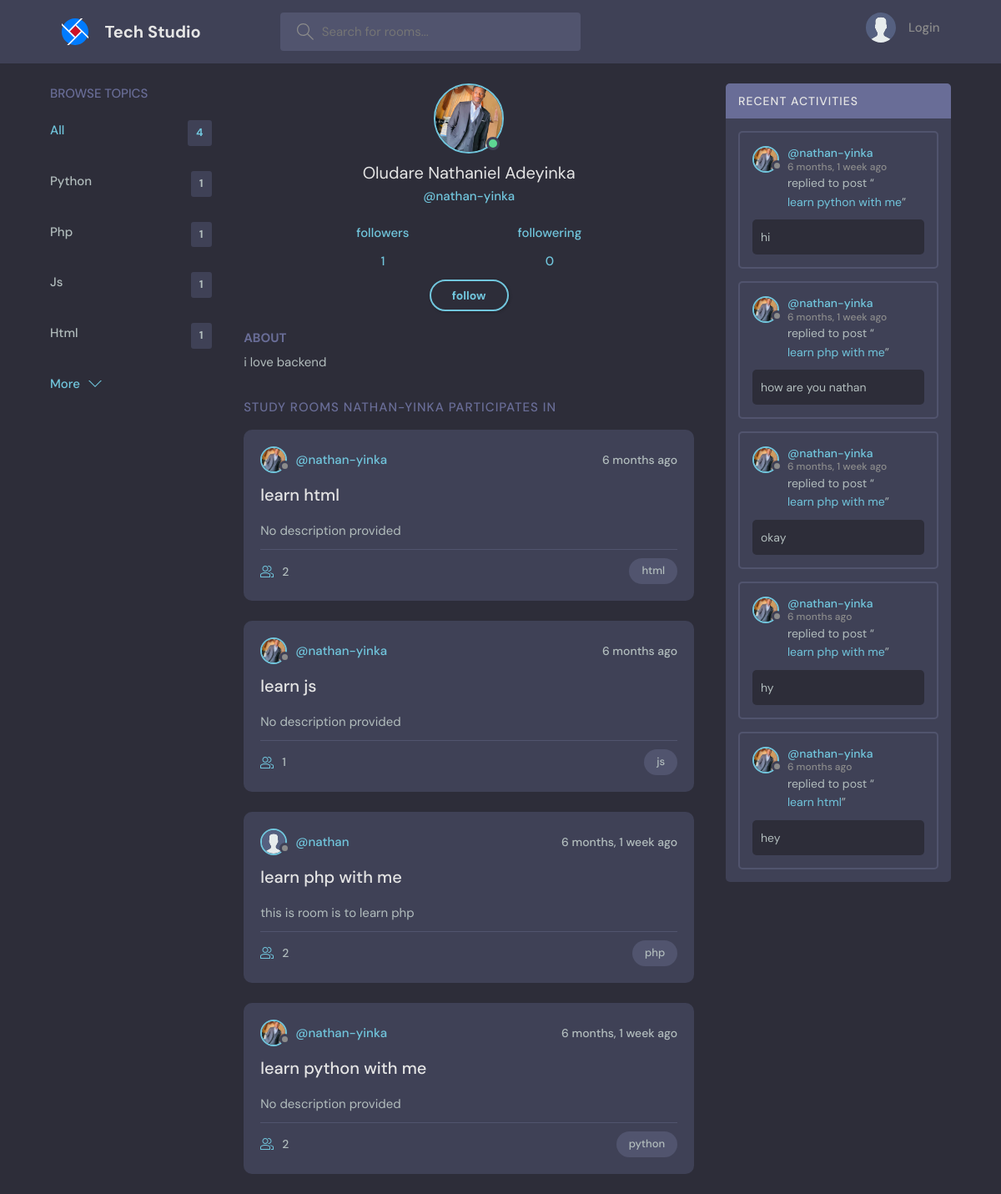
Before: /user/1/ with the older database file.
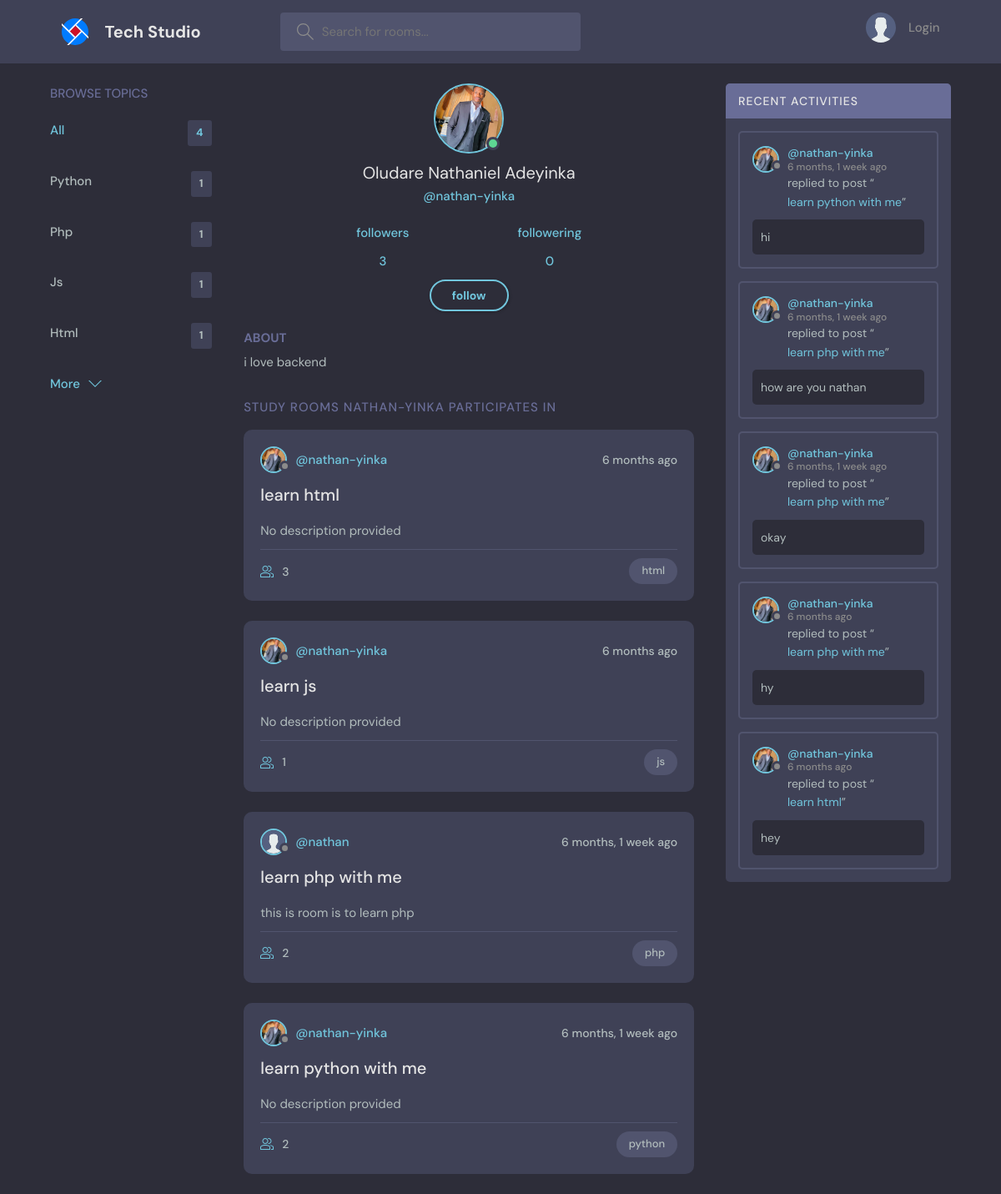
After: the same page with the newer database file.
### base/models.py (models this page shows, shortened)
class Topic(models.Model):
    name = models.CharField(max_length=200)

class User(AbstractUser):
    name = models.CharField(max_length=200, null=True)
    email = models.EmailField(unique=True, null=True)
    bio = models.TextField(null=True, blank=True)
    avatar = models.ImageField(null=True, default="https://res.cloudinary.com/dtostqvav/image/upload/v1707223140/kgeg16zar09uqry5xdh6.svg",upload_to='discord_user_dp')
    followers = models.ManyToManyField("self", symmetrical=False, related_name="users_following", blank=True)
    following = models.ManyToManyField("self", symmetrical=False, related_name="users_followed_by", blank=True)
    def __str__(self):
        return self.username

class Room(models.Model):
    host = models.ForeignKey(User,on_delete=models.SET_NULL, null= True)
    topic = models.ForeignKey(Topic, on_delete=models.SET_NULL, null= True)
    participants = models.ManyToManyField(User, related_name="participants", blank= True,)
    name = models.CharField(max_length= 250)
    description = models.TextField(null=True, blank=True)
    updated = models.DateTimeField(auto_now=True)
    created = models.DateTimeField(auto_now_add=True)
    def __str__(self):
        return self.name
    class Meta:
        ordering = ["-updated", "-created"]

class Message(models.Model):
    user = models.ForeignKey(User, on_delete=models.CASCADE)
    room = models.ForeignKey('Room', on_delete=models.CASCADE,) # CASCADE means will delete after the room has been deleted
    body = models.TextField()
    updated = models.DateTimeField(auto_now=True)
    created = models.DateTimeField(auto_now_add=True)

### base/views.py (the view)
# urls.py: path("user/<int:pk>/", views.userProfile, name = 'user'),
def userProfile(request, pk):
    user = User.objects.get(id=pk)
    is_follower = user.followers.filter(id=request.user.id).exists()
    room_messages = user.message_set.all()
    rooms = user.participants.all()
    topics = Topic.objects.all()
    total_room = Room.objects.all()
    context = {
        "room_messages":room_messages,
        "topics":topics,
        "rooms":rooms,
        "total_room":total_room,
        "user":user,
        'is_follower': is_follower
    }
    return render(request, "base/profile.html",context)

### base/templates/base/profile.html (shortened to what this page needs)
{% extends 'base.html' %}
{% block content %}
<main class="profile-page layout layout--3">
  <div class="container">
    {% include "base/topic_component.html" %}
    <div class="roomList">
      <div class="profile">
        <div class="profile__avatar">
          <div class="avatar avatar--large active">
            <img src="{{user.avatar.url}}" />
          </div>
        </div>
        <div class="profile__info">
          <h3>{{user.name}}</h3>
          <p>@{{user.username}}</p>
          <div class="follow-con">
            <div>
              <p>followers</p>
              <p>{{user.followers.count}}</p>
            </div>
            <div>
              <p>followering</p>
              <p>{{user.following.count}}</p>
            </div>
          </div>
          <div>
            {% if request.user != user %}
            {% if is_follower %}
            <a href="{% url 'unfollow' user.id %}" class="btn btn--main btn--pill">unfollow</a>
            {% else %}
            <a href="{% url 'follow' user.id %}" class="btn btn--main btn--pill">follow</a>
            {% endif %}
            {% endif%}
          </div>
        </div>
        <div class="profile__about">
          <h3>About</h3>
          <p>
            {% if user.bio %}{{user.bio}}
            {% else %}
            This person has not written anything about themselves yet!
            {% endif %}
          </p>
        </div>
      </div>
      <div class="roomList__header">
        <div>
          <h2>Study Rooms {{user.username}} participates in</h2>
        </div>
      </div>
      {% include "base/feeds_component.html" %}
    </div>
    {% include "base/activity_component.html" %}
  </div>
</main>
{% endblock content %}

### templates/base.html (shortened to what this page needs)
<!DOCTYPE html>
{% load static %}
<html lang="en">
  <head>
    <link rel="stylesheet" href="{% static 'styles/style.css' %}" />
    <link rel="stylesheet" href="{% static 'styles/base.css' %}" />
  </head>
<body>
    {% include "navbar.html" %}
    {% block content %}
    {% endblock content %}
</body>
</html>

### templates/navbar.html (shortened to what this page needs)
{% load static %}
<header class="header header--loggedIn">
    <div class="container">
      <a href="{% url 'home' %}" class="header__logo">
        <img src="{% static 'assets/tech logo.svg' %}" />
        <h1>Tech Studio</h1>
      </a>
      <form class="header__search" method="GET" action="">
        <label>
          <input placeholder="Search for rooms..." name="q" />
        </label>
      </form>
      <nav class="header__menu">
        {% if request.user.is_authenticated %}
        <div class="header__user">
          <a href="{% url 'user' request.user.id %}">
            <div class="avatar avatar--medium active">
              <img src="{{request.user.avatar.url}}" />
            </div>
            <p>{{request.user.last_name}} <span>@{{request.user.username}}</span></p>
          </a>
          <button class="dropdown-button">
            <svg version="1.1" xmlns="http://www.w3.org/2000/svg" width="32" height="32" viewBox="0 0 32 32">
              <title>chevron-down</title>
              <path d="M16 21l-13-13h-3l16 16 16-16h-3l-13 13z"></path>
            </svg>
          </button>
        </div>
        {% else %}
        <a href="{% url 'login' %}">
          <img src="{% static './assets/avatar.svg' %}" />
          <p>Login</p>
        </a>
        {% endif %}
      </nav>
    </div>
  </header>

### base/templates/base/topic_component.html
<div class="topics">
    <div class="topics__header">
      <h2>Browse Topics</h2>
    </div>
    <ul class="topics__list">
      <li>
        <a href="{% url 'home' %}" class="active">All <span>{{total_room.count}}</span></a>
      </li>
      {% for topic in topics %}
      <li>
        <a href="{% url 'home' %}?q={{topic.name}}">{{topic.name|title }} <span>{{topic.room_set.all.count}}</span></a>
      </li>
      {% endfor %}
    </ul>
    <a class="btn btn--link" href="{% url 'topics' %}">
      More
      <svg version="1.1" xmlns="http://www.w3.org/2000/svg" width="32" height="32" viewBox="0 0 32 32">
        <title>chevron-down</title>
        <path d="M16 21l-13-13h-3l16 16 16-16h-3l-13 13z"></path>
      </svg>
    </a>
  </div>

### base/templates/base/feeds_component.html (shortened to what this page needs)
{% for room in rooms %}
<div class="roomListRoom">
    <div class="roomListRoom__header">
        <a href="{% url 'user' room.host.id %}" class="roomListRoom__author">
            <div class="avatar avatar--small">
                <img src="{{room.host.avatar.url}}" />
            </div>
            <span>@{{room.host.username}}</span>
        </a>
        <div class="roomListRoom__actions">
            <span>{{room.created|timesince}} ago</span>
        </div>
    </div>
    <div class="roomListRoom__content">
        <a href="{% url 'room' pk=room.id %}">{{room.name}}</a>
        <p>
            {% if room.description %}
            {% if room.description|length > 50 %}
            {{ room.description|slice:":50" }}...
            {% else %}
            {{ room.description }}
            {% endif %}
            {% else %}
            No description provided
            {% endif %}
        </p>
    </div>
    <div class="roomListRoom__meta">
        <a href="{% url 'room' pk=room.id %}" class="roomListRoom__joined">
            {{room.participants.all.count}}
        </a>
        <p class="roomListRoom__topic">{{room.topic.name}}</p>
    </div>
</div>
{% endfor%}

### base/templates/base/activity_component.html (shortened to what this page needs)
<div class="activities">
    <div class="activities__header">
        <h2>Recent Activities</h2>
    </div>
    {% for message in room_messages|slice:":5" %}
    <div class="activities__box">
        <div class="activities__boxHeader roomListRoom__header">
            <a href="{% url 'user' message.user.id %}" class="roomListRoom__author">
                <div class="avatar avatar--small">
                    <img src="{{message.user.avatar.url}}" />
                </div>
                <p>
                    @{{message.user}}
                    <span>{{message.created |timesince }} ago</span>
                </p>
            </a>
        </div>
        <div class="activities__boxContent">
            <p>replied to post “<a href="{% url 'room' message.room.id %}">{{message.room}}</a>”</p>
            <div class="activities__boxRoomContent">
                {% if message.body|length > 25 %}
                {{ message.body|slice:":50" }} ...
                {% else %}
                {{ message.body }}
                {% endif %}
            </div>
        </div>
    </div>
    {% endfor %}
</div>

### static/styles/base.css (style rules this page uses)
.follow-con { display: flex; justify-content: space-between; width: 50%; margin: auto; margin-top: 2rem; }

Changed rows visible on the page:
changed User "Oludare Nathaniel Adeyinka": followers.count "1" → "3"
computed for Room "learn html": participants.all.count "2" → "3"
